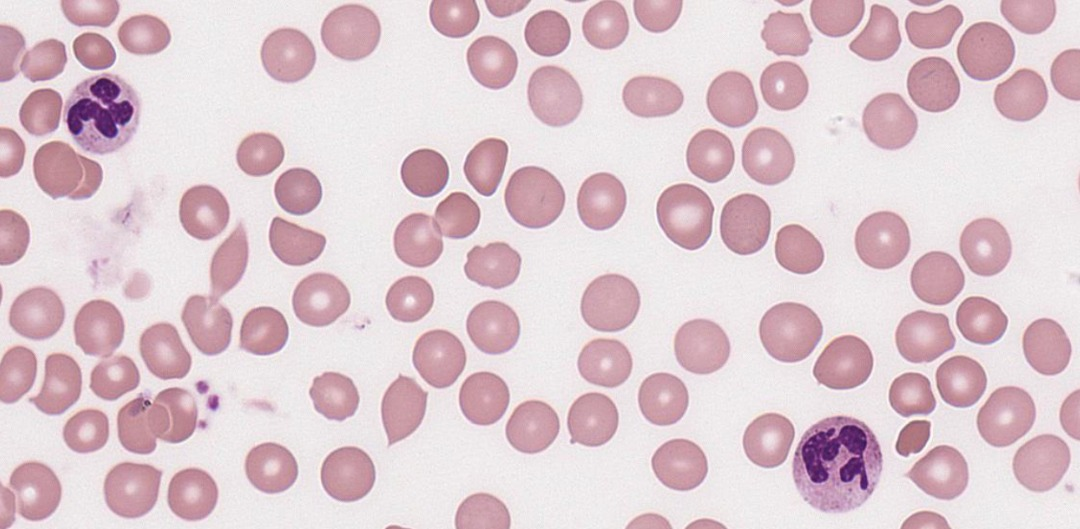
#> input picture HW5/Q3/redcell.jpeg, 1080 x 529 px
$ python Q3_B.py
#> lines starting #> are read from the running program, lines starting #| are printed output that depends on the picture; after the words box and inside, x2 and y2 are one past the last pixel; in counts of white or black regions, pixels touching at a corner belong together
import cv2 as cv
import numpy as np

img = cv.imread("redcell.jpeg")
#> img is the input picture: shape (529, 1080, 3); mean B, G, R 207.8, 201.3, 222.1
gray = cv.cvtColor(img, cv.COLOR_BGR2GRAY)
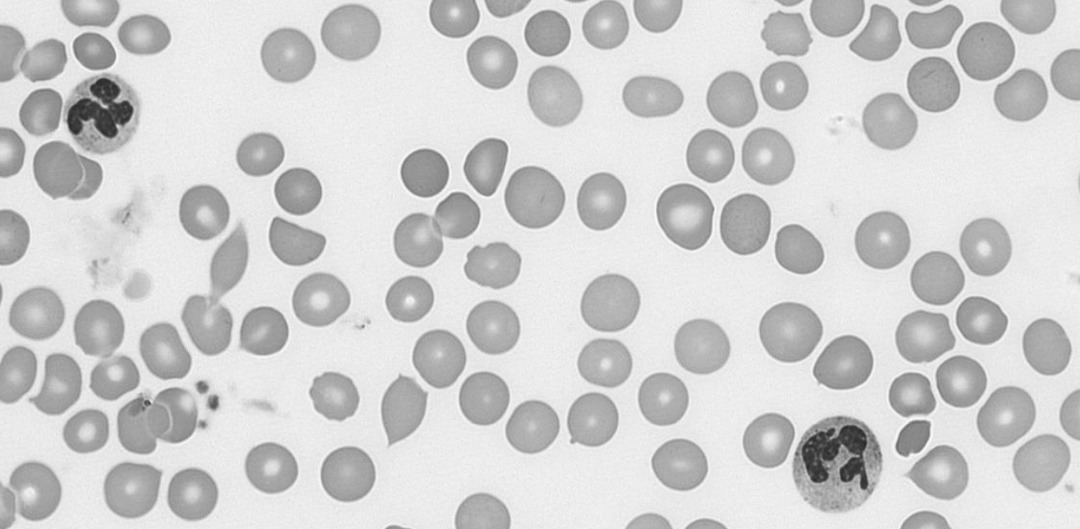
#> gray: shape (529, 1080); min 40, max 252, mean 208.2
img_blur = cv.medianBlur(gray, 5)
circles = cv.HoughCircles(img_blur, cv.HOUGH_GRADIENT, 1, img.shape[0]/10, param1=245, param2=13, minRadius=0,maxRadius=45)
#> circles = 89 rows, first 8: [985.5, 50.5, 28.5], [424.5, 172.5, 24.5], [936.5, 277.5, 26.8], [320.5, 300.5, 28.4], [191.5, 493.5, 26], [263.5, 330.5, 24.3], [297.5, 190.5, 23.3], [610.5, 302.5, 28.8]
if circles is not None:
    circles = np.uint16(np.around(circles))
#> circles = 89 rows, first 8: [986, 50, 28], [424, 172, 24], [936, 278, 27], [320, 300, 28], [192, 494, 26], [264, 330, 24], [298, 190, 23], [610, 302, 29]
    w = 0
    r = 0
    for i in circles[0, :]:
        center = (i[0], i[1])
        cv.circle(img, center, 1, (0, 255, 255), 3)
        radius = i[2]
        #print(radius)

        if radius > 40:
            cv.circle(img, center, radius, (255, 255, 255), 3)
            w = w + 1
        else:
            cv.circle(img, center, radius, (0, 0, 255), 2)
            r = r + 1
#> this loop made 89 passes
#> (center, radius, w) on pass 16: ((838, 460), 44, 1)
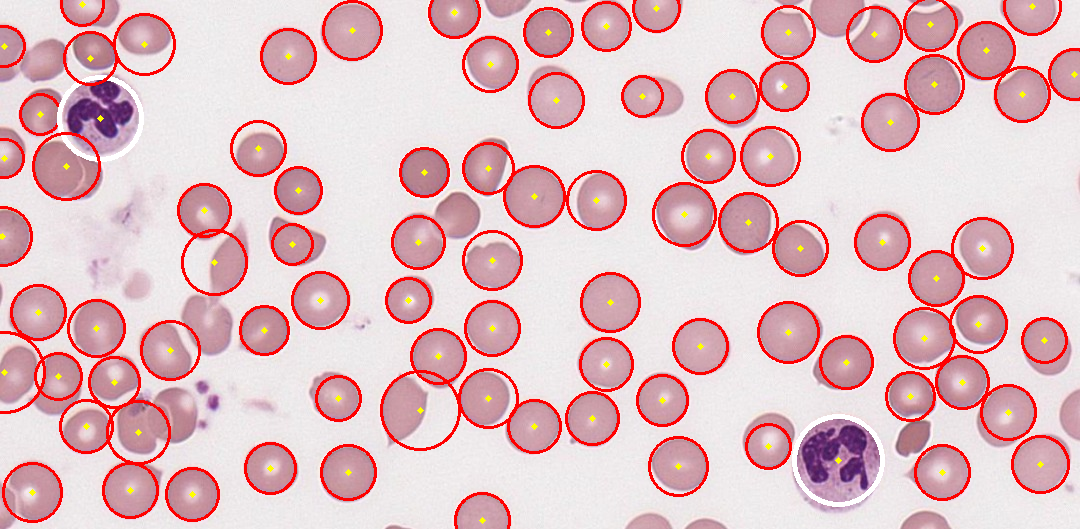
#> img: shape (529, 1080, 3); 8.09% of pixels changed, all inside (x1, y1, x2, y2) = (0, 0, 1080, 529)
#> after the loop, r = 87; w = 2

cv.imshow("HoughCircles", img)
print("White blood cells = ",w)
#| White blood cells =  2
print("Red blood cells = ",r)
#| Red blood cells =  87
cv.waitKey(0)

$ run again, with HW5/Q3/surgery.jpeg copied over HW5/Q3/redcell.jpeg
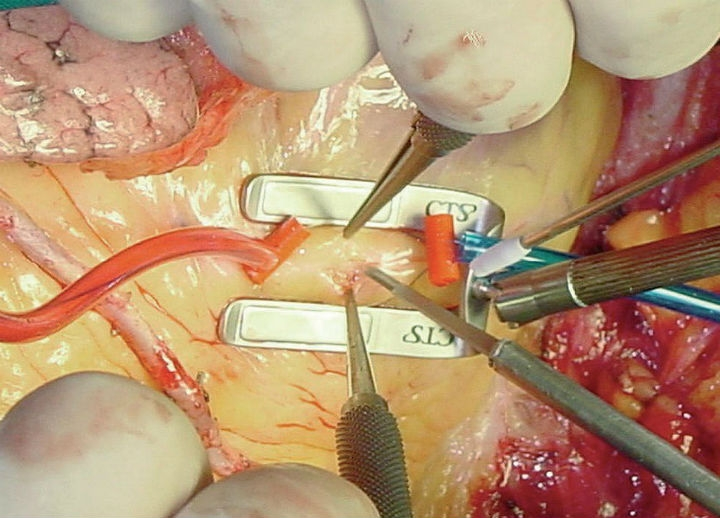
#> input picture HW5/Q3/surgery.jpeg, 720 x 518 px
#> img is the input picture: shape (518, 720, 3); mean B, G, R 112.7, 146.6, 182
#> `gray = cv.cvtColor(img, cv.COLOR_BGR2GRAY)`:
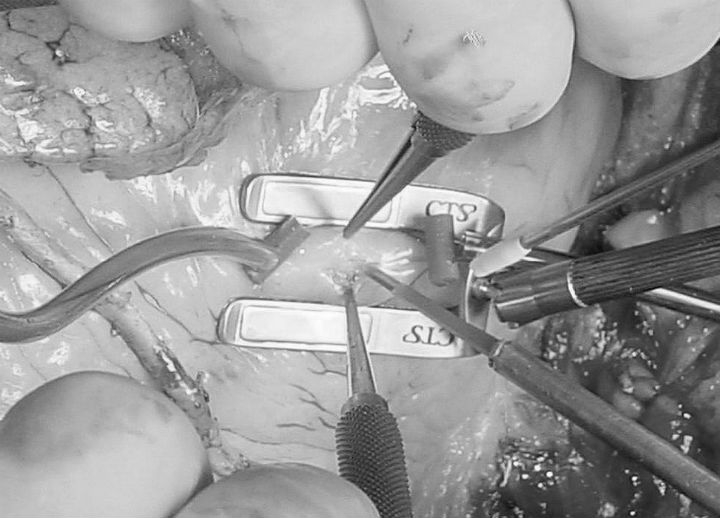
#> gray: shape (518, 720); min 6, max 254, mean 153.3
#> `circles = cv.HoughCircles(img_blur, cv.HOUGH_GRADIENT, 1, img.shape[0]..`: circles = 27 rows, first 8: [270.5, 198.5, 33], [433.5, 172.5, 41.1], [512.5, 281.5, 44.4], [579.5, 323.5, 26.6], [663.5, 330.5, 42.1], [245.5, 332.5, 32.9], [356.5, 150.5, 44.4], [442.5, 316.5, 26.1]
#> `circles = np.uint16(np.around(circles))`: circles = 27 rows, first 8: [270, 198, 33], [434, 172, 41], [512, 282, 44], [580, 324, 27], [664, 330, 42], [246, 332, 33], [356, 150, 44], [442, 316, 26]
#> the loop `for i in circles[0, :]:` made 27 passes
#> after the loop `for i in circles[0, :]:`:
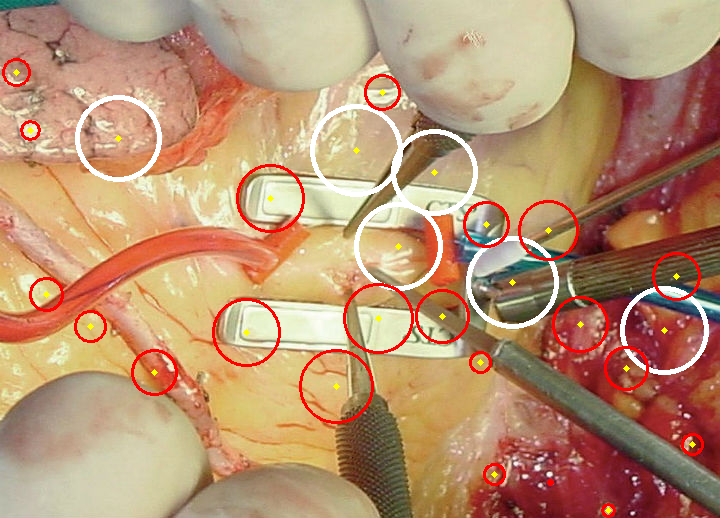
#> img: shape (518, 720, 3); 4.29% of pixels changed, all inside (x1, y1, x2, y2) = (2, 58, 709, 518)
#> after the loop `for i in circles[0, :]:`: r = 21; w = 6
#| White blood cells =  6
#| Red blood cells =  21
